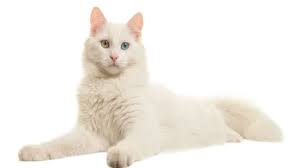
#> input picture data/imgs/1.jpeg, 300 x 168 px; its folder holds only this picture in this run
$ jupyter execute 6_imagens_e_ndarrays.ipynb
#> lines starting #> are read from the running program, lines starting #| are printed output that depends on the picture; long printed decimals are rounded
## 6 Preparando imagens

### 6.1 Import

[cell 1]
import cv2
import glob
import os
import numpy as np
import matplotlib.pyplot as plt

### 6.2 listando imagens na pasta

[cell 2]
#vamos armazenar
img_list = []

folder = '../data/imgs/'

#lista de extensões de imagens aceitas
img_types = ["jpeg", "jpg", "png", "bmp"]


print("imagens descobertas na pasta",folder)
#para cada extensão, faremos uma busca por imagens na pasta "/data/imgs/"
for type_ in img_types:
    img_files = glob.glob(folder+'*.'+type_)
    #para cada arquivo encontrado na pasta, armazenaremos na lista
    for img_path in img_files:
        img_list.append(img_path)
        #imprimindo o nome do arquivo
        print(os.path.basename(img_path))

### 6.3 Carregando os dados das imagens

[cell 3]
#pasta onde
img_data_list = []

for img_path in img_list:
    img_data = cv2.imread(img_path)
#> img_data is the input picture: shape (168, 300, 3); mean B, G, R 233.8, 239.7, 244
    img_data_list.append(img_data)
    print("image:",os.path.basename(img_path), "altura:", img_data.shape[0], "largura:",
          img_data.shape[1], "canais:", img_data.shape[2])
#| image: 1.jpeg altura: 168 largura: 300 canais: 3

### 6.4 Padronizando as dimensões

[cell 4]
for i, img_data in enumerate(img_data_list):
    img_data = cv2.resize(img_data, (300,300), interpolation = cv2.INTER_AREA)
    img_data_list[i] = img_data
    print("image:",os.path.basename(img_list[i]), "altura:", img_data.shape[0], "largura:",
          img_data.shape[1], "canais:", img_data.shape[2])
#> this loop made 1 pass
#| image: 1.jpeg altura: 300 largura: 300 canais: 3
#> pass 1, `img_data = cv2.resize(img_data, (300,300), interpolation = cv2.INTER_A..`:
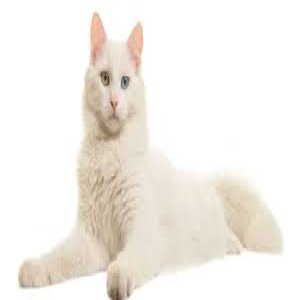
#> img_data: shape (300, 300, 3); mean B, G, R 233.7, 239.7, 244
#> after the loop, img_data_list = 1 item

[cell 5]
def draw_image_list(img_data_list):
    for img_data in img_data_list:
        plt.imshow(img_data)
        plt.pause(0.1)

draw_image_list(img_data_list)

### 6.5 Conversão do espaço de cor

[cell 6]
for i, img_data in enumerate(img_data_list):
    img_data = cv2.cvtColor(img_data, cv2.COLOR_BGR2RGB)
    img_data_list[i] = img_data

draw_image_list(img_data_list)
#> the loop in draw_image_list (call 2), `for img_data in img_data_list:` made 1 pass

### 6.6 Aumento de dados

[cell 7]
aux_list = []


for i, img_data in enumerate(img_data_list):
    img_data_rot1 = img_rotate_90_clockwise = cv2.rotate(img_data, cv2.ROTATE_90_CLOCKWISE)
    img_data_rot2 = img_rotate_90_clockwise = cv2.rotate(img_data, cv2.ROTATE_180)
    img_data_flip = cv2.flip(img_data, 0) #=0: flip vertically | >0 flip horizontally | <0 flip vertically and horizontally
    aux_list.append(img_data_rot1)
    aux_list.append(img_data_rot2)
    plt.imshow(img_data_rot1)
    plt.pause(0.1)
    plt.imshow(img_data_rot2)
    plt.pause(0.1)
    plt.imshow(img_data_flip)
    plt.pause(0.1)
#> this loop made 1 pass
#> pass 1, `img_data_rot1 = img_rotate_90_clockwise = cv2.rotate(img_data, cv2.ROT..`:
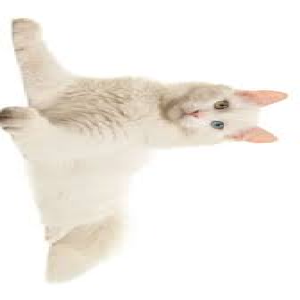
#> img_data_rot1: shape (300, 300, 3); mean R, G, B 244, 239.7, 233.7
#> pass 1, `img_data_rot2 = img_rotate_90_clockwise = cv2.rotate(img_data, cv2.ROT..`:
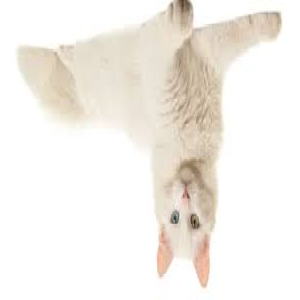
#> img_data_rot2: shape (300, 300, 3); mean R, G, B 244, 239.7, 233.7
#> pass 1, `img_data_flip = cv2.flip(img_data, 0)`:
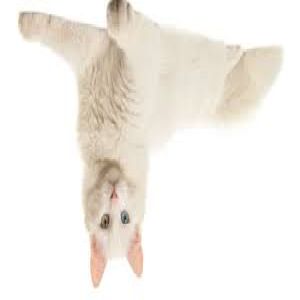
#> img_data_flip: shape (300, 300, 3); mean R, G, B 244, 239.7, 233.7
#> after the loop, aux_list = 2 items

img_data_list = img_data_list + aux_list
#> img_data_list = 3 items

### 6.7 convertendo uma lista de imagem para um tensor

[cell 8]
img_data_tensor = np.asarray(img_data_list)

print(img_data_tensor.shape)
#| (3, 300, 300, 3)

[cell 9]
print("Global")
print("Mínimo", img_data_tensor.min())
#| Mínimo 0
print("Máximo", img_data_tensor.max())
#| Máximo 255
print("Média", img_data_tensor.mean())
#| Média 239.146
print("Desvio padrão", img_data_tensor.std())
#| Desvio padrão 26.464

print("\nCanal vermelho")
print("Mínimo", img_data_tensor[:,:,:,0].min())
#| Mínimo 34
print("Máximo", img_data_tensor[:,:,:,0].max())
#| Máximo 255
print("Média", img_data_tensor[:,:,:,0].mean())
#| Média 243.9632
print("Desvio padrão", img_data_tensor[:,:,:,0].std())
#| Desvio padrão 18.929

print("\nCanal verde")
print("Mínimo", img_data_tensor[:,:,:,1].min())
#| Mínimo 18
print("Máximo", img_data_tensor[:,:,:,1].max())
#| Máximo 255
print("Média", img_data_tensor[:,:,:,1].mean())
#| Média 239.726
print("Desvio padrão", img_data_tensor[:,:,:,1].std())
#| Desvio padrão 24.983

print("\nCanal azul")
print("Mínimo", img_data_tensor[:,:,:,2].min())
#| Mínimo 0
print("Máximo", img_data_tensor[:,:,:,2].max())
#| Máximo 255
print("Média", img_data_tensor[:,:,:,2].mean())
#| Média 233.748
print("Desvio padrão", img_data_tensor[:,:,:,2].std())
#| Desvio padrão 32.649

### Normalização de imagem

[cell 10]
img_data_tensor = img_data_tensor/255

qtdy_images = img_data_tensor.shape[0]
#> qtdy_images = 3
for i in range(qtdy_images):
    plt.imshow(img_data_tensor[i], vmin=0, vmax=1)
    plt.pause(0.1)
#> this loop made 3 passes
#> pass 2, `plt.pause(0.1)`:
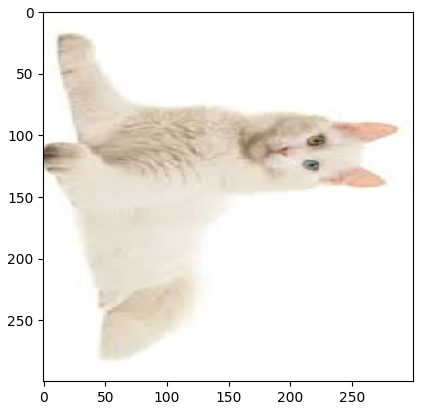
#> figure drawn by matplotlib, 1 panel
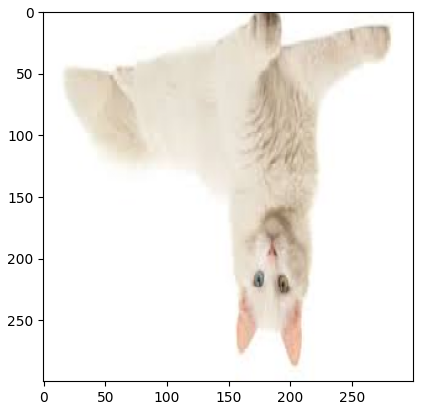
#> figure drawn by matplotlib, 1 panel
